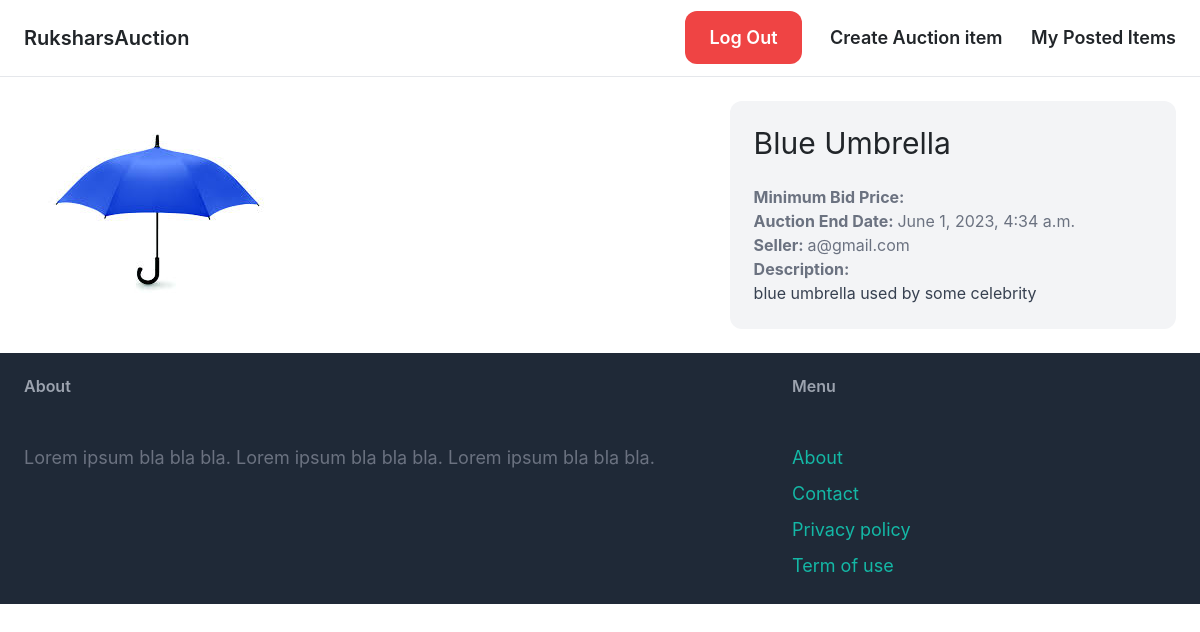
Screenshot of /items/3/ (signed in) with the database file from the repository.
### item/models.py (models this page shows, shortened)
class Item(models.Model):
    name = models.CharField(max_length=255)
    description = models.TextField(blank=True, null=True)
    minimum_bid_price = models.FloatField()
    image = models.ImageField(upload_to='item_images',blank=True, null=True)
    is_bid_close = models.BooleanField(default=False)
    created_by = models.ForeignKey(CustomUser, related_name='items', on_delete=models.CASCADE)
    created_at = models.DateTimeField(auto_now_add=True)
    auction_end_datetime = models.DateTimeField()

### core/models.py (models this page shows, shortened)
class CustomUser(AbstractUser):
    email = models.EmailField(unique=True)
    USERNAME_FIELD = 'email'
    REQUIRED_FIELDS = ['username']

### item/views.py (the view)
# urls.py: path('<int:pk>/', views.item_detail, name='detail'),
@login_required
def item_detail(request, pk):
    item = get_object_or_404(Item, pk=pk)
    return render(request, 'item/detail.html', {
        'item': item,
    })

### item/templates/item/detail.html (shortened to what this page needs)
{% extends 'core/base.html' %}
{% block content %}
<div class="grid grid-cols-5 gap-6">
    <div class="col-span-3">
        <img src="{{ item.image.url }}" class="rounded-xl">
    </div>
    <div class="col-span-2 p-6 bg-gray-100 rounded-xl">
        <h1 class="mb-6 text-3xl">{{ item.name }}</h1>
        <p class="text-gray-500"><strong>Minimum Bid Price: </strong>{{ item.price }}</p>
        <p class="text-gray-500"><strong>Auction End Date: </strong>{{ item.auction_end_datetime }}</p>
        <p class="text-gray-500"><strong>Seller: </strong>{{ item.created_by.username }}</p>
        {% if item.description %}
            <p class="text-gray-700">
                <strong class="text-gray-500">Description:</strong><br>
                {{ item.description }}
            </p>
        {% endif %}
    </div>
</div>
{% endblock %}

### rows the page displays
Item: image (picture), name "Blue Umbrella", auction_end_datetime "June 1, 2023, 4:34 a.m.", created_by.username "a@gmail.com", description "blue umbrella used by some celebrity"
